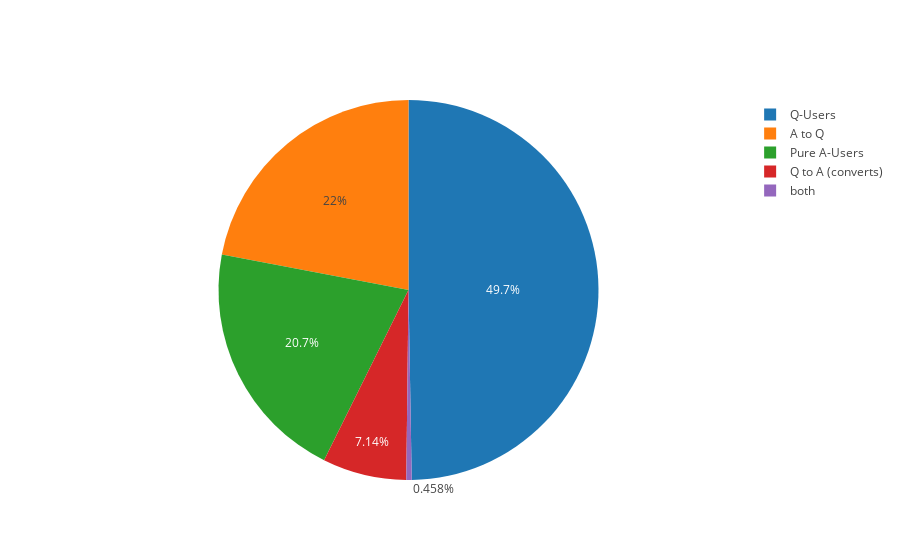

This figure's notebook cell:
### Markdown cell above
This bar shows that most people, if they both ask and answer, answer a question first and within days ask their first question.

### Code cell
s=dff['days_sign'].value_counts()
q_users = len(df[df['anzahl_antw'] == 0])
a_users = len(df[df['anzahl_fragen'] == 0 ])
mixed_users = len(df[(df['anzahl_fragen'] > 0) & (df['anzahl_antw'] > 0)])

iplot([
    go.Pie(labels=["Q-Users", "Pure A-Users", "Q to A (converts)", "A to Q", "both"], 
           values=[q_users, a_users,s[1],s[-1],s[0]])
])

### Figure 1 — Plotly figure (JSON) as saved in the notebook; plotly's stock layout.template omitted (floating-point values rounded to 4 significant figures)
{"data": [{"labels": ["Q-Users", "Pure A-Users", "Q to A (converts)", "A to Q", "both"], "type": "pie", "uid": "c03a23e4-ebdb-11e8-9fa4-d35ed7de9e6d", "values": [1959720, 814055, 281493, 867559, 18031]}], "layout": {}}
